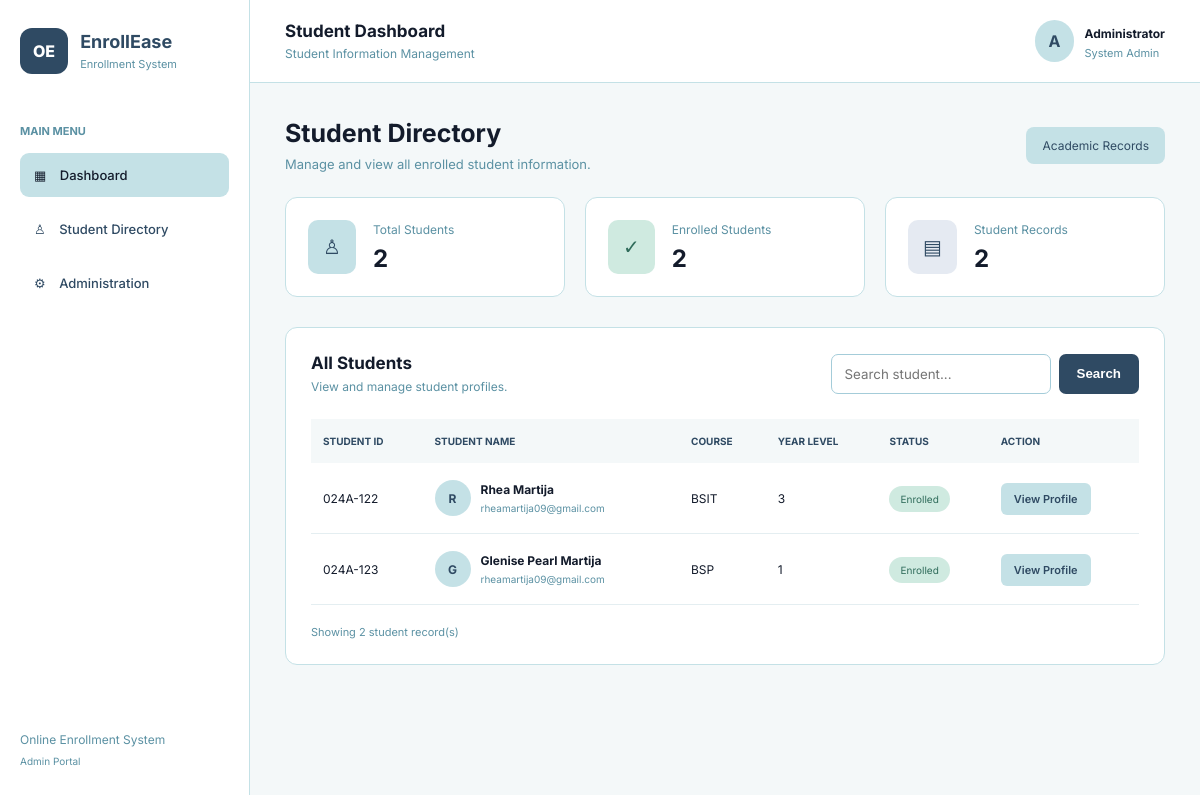
The page / on the database its author committed.
### students/models.py (models this page shows, shortened)
class Student(models.Model):
    student_id = models.CharField(max_length=20, unique=True)
    first_name = models.CharField(max_length=100)
    middle_name = models.CharField(max_length=100, blank=True)
    last_name = models.CharField(max_length=100)
    date_of_birth = models.DateField()
    gender = models.CharField(max_length=20)
    civil_status = models.CharField(max_length=30, blank=True)
    nationality = models.CharField(max_length=50, default="Filipino")
    email = models.EmailField()
    contact_number = models.CharField(max_length=20)
    address = models.TextField()
    father_name = models.CharField(max_length=150, blank=True)
    mother_name = models.CharField(max_length=150, blank=True)
    guardian_name = models.CharField(max_length=150, blank=True)
    guardian_contact = models.CharField(max_length=20, blank=True)
    previous_school = models.CharField(max_length=200, blank=True)
    last_grade_completed = models.CharField(max_length=50, blank=True)
    strand = models.CharField(max_length=50, blank=True)
    course = models.CharField(max_length=100)
    year_level = models.CharField(max_length=30)
    section = models.CharField(max_length=50, blank=True)
    academic_year = models.CharField(max_length=20)
    student_type = models.CharField(max_length=20)
    enrollment_status = models.CharField(max_length=30, default="Enrolled")
    enrollment_date = models.DateField(auto_now_add=True)

### students/views.py (the view, shortened to what this page needs)
# urls.py: path('', views.student_list, name='student_list'),
def student_list(request):
    search = request.GET.get('search', '')
    students = Student.objects.all().order_by('last_name')
    context = {
        'students': students,
        'total_students': Student.objects.count(),
        'enrolled_students': Student.objects.filter(
            enrollment_status='Enrolled'
        ).count(),
        'search': search,
    }
    return render(request, 'students/student_list.html', context)

### students/templates/students/student_list.html (shortened to what this page needs)
{% extends 'students/base.html' %}
{% block page_heading %}Student Dashboard{% endblock %}
{% block content %}
<div class="welcome-section">
    <div>
        <h1>Student Directory</h1>
        <p>Manage and view all enrolled student information.</p>
    </div>
    <div class="date-label">
        Academic Records
    </div>
</div>
<div class="stats-grid">
    <div class="stat-card">
        <div class="stat-icon blue">♙</div>
        <div>
            <p>Total Students</p>
            <h2>{{ total_students }}</h2>
        </div>
    </div>
    <div class="stat-card">
        <div class="stat-icon green">✓</div>
        <div>
            <p>Enrolled Students</p>
            <h2>{{ enrolled_students }}</h2>
        </div>
    </div>
    <div class="stat-card">
        <div class="stat-icon purple">▤</div>
        <div>
            <p>Student Records</p>
            <h2>{{ total_students }}</h2>
        </div>
    </div>
</div>
<div class="table-container">
    <div class="table-header">
        <div>
            <h2>All Students</h2>
            <p>View and manage student profiles.</p>
        </div>
        <form method="GET" class="search-form">
            <input
                type="text"
                name="search"
                placeholder="Search student..."
                value="{{ search }}"
            >
            <button type="submit">Search</button>
        </form>
    </div>
    <div class="table-responsive">
        <table>
            <thead>
                <tr>
                    <th>STUDENT ID</th>
                    <th>STUDENT NAME</th>
                    <th>COURSE</th>
                    <th>YEAR LEVEL</th>
                    <th>STATUS</th>
                    <th>ACTION</th>
                </tr>
            </thead>
            <tbody>
                {% for student in students %}
                <tr>
                    <td>{{ student.student_id }}</td>
                    <td>
                        <div class="student-name">
                            <div class="student-avatar">
                                {{ student.first_name|first|upper }}
                            </div>
                            <div>
                                <strong>
                                    {{ student.first_name }}
                                    {{ student.last_name }}
                                </strong>
                                <small>{{ student.email }}</small>
                            </div>
                        </div>
                    </td>
                    <td>{{ student.course }}</td>
                    <td>{{ student.year_level }}</td>
                    <td>
                        <span class="status">
                            {{ student.enrollment_status }}
                        </span>
                    </td>
                    <td>
                        <a
                            href="{% url 'student_profile' student.pk %}"
                            class="view-button"
                        >
                            View Profile
                        </a>
                    </td>
                </tr>
                {% empty %}
                <tr>
                    <td colspan="6" class="empty-message">
                        No student records found.
                    </td>
                </tr>
                {% endfor %}
            </tbody>
        </table>
    </div>
    <div class="table-footer">
        Showing {{ students|length }} student record(s)
    </div>
</div>
{% endblock %}

### students/templates/students/base.html (shortened to what this page needs)
{% load static %}
<!DOCTYPE html>
<html lang="en">
<head>
    <link rel="stylesheet" href="{% static 'students/style.css' %}">
</head>
<body>
<div class="layout">
    <aside class="sidebar">
        <div class="brand">
            <div class="brand-icon">OE</div>
            <div>
                <h2>EnrollEase</h2>
                <small>Enrollment System</small>
            </div>
        </div>
        <p class="menu-label">MAIN MENU</p>
        <nav>
            <a href="{% url 'student_list' %}" class="nav-link active">
                <span>▦</span> Dashboard
            </a>
            <a href="{% url 'student_list' %}" class="nav-link">
                <span>♙</span> Student Directory
            </a>
            <a href="/admin/" class="nav-link">
                <span>⚙</span> Administration
            </a>
        </nav>
        <div class="sidebar-bottom">
            <p>Online Enrollment System</p>
            <small>Admin Portal</small>
        </div>
    </aside>
    <main class="main-content">
        <header class="topbar">
            <div>
                <h3>{% block page_heading %}Dashboard{% endblock %}</h3>
                <p>Student Information Management</p>
            </div>
            <div class="admin-info">
                <div class="admin-avatar">A</div>
                <div>
                    <strong>Administrator</strong>
                    <small>System Admin</small>
                </div>
            </div>
        </header>
        <section class="content">
            {% block content %}
            {% endblock %}
        </section>
    </main>
</div>
</body>
</html>

### students/static/students/style.css (style rules this page uses)
* { margin: 0; padding: 0; box-sizing: border-box; }
body { font-family: 'Inter', sans-serif; background: #F4F8F9; color: #131B2B; }
.layout { display: flex; min-height: 100vh; }
.sidebar { width: 250px; background: #FFFFFF; border-right: 1px solid #C4E1E6; padding: 28px 20px; display: flex; flex-direction: column; }
.brand { display: flex; align-items: center; gap: 12px; margin-bottom: 50px; }
.brand-icon { background: #2F4A63; color: #FFFFFF; padding: 13px; border-radius: 12px; font-weight: 800; }
.brand h2 { font-size: 18px; color: #2F4A63; }
.brand small { color: #5B91A3; font-size: 11px; }
.menu-label { color: #5B91A3; font-size: 11px; font-weight: 700; margin-bottom: 15px; }
nav { display: flex; flex-direction: column; gap: 10px; }
.nav-link { text-decoration: none; color: #2F4A63; padding: 14px; border-radius: 9px; font-size: 13px; font-weight: 500; }
.nav-link span { margin-right: 10px; }
.nav-link:hover, .nav-link.active { background: #C4E1E6; color: #131B2B; }
.sidebar-bottom { margin-top: auto; color: #5B91A3; font-size: 12px; line-height: 1.8; }
.main-content { flex: 1; min-width: 0; }
.topbar { background: #FFFFFF; padding: 20px 35px; display: flex; justify-content: space-between; align-items: center; border-bottom: 1px solid #C4E1E6; }
.topbar h3 { font-size: 17px; }
.topbar p { color: #5B91A3; font-size: 12px; margin-top: 5px; }
.admin-info { display: flex; align-items: center; gap: 10px; }
.admin-info strong { font-size: 12px; }
.admin-info small { display: block; color: #5B91A3; font-size: 11px; margin-top: 4px; }
.admin-avatar { background: #C4E1E6; color: #2F4A63; padding: 11px 14px; border-radius: 50%; font-weight: bold; }
.content { padding: 35px; }
.welcome-section { display: flex; justify-content: space-between; align-items: center; margin-bottom: 25px; }
.welcome-section h1 { font-size: 25px; margin-bottom: 8px; }
.welcome-section p { color: #5B91A3; font-size: 13px; }
.date-label { background: #C4E1E6; color: #2F4A63; padding: 11px 16px; border-radius: 8px; font-size: 12px; }
.stats-grid { display: grid; grid-template-columns: repeat(3, 1fr); gap: 20px; margin-bottom: 30px; }
.stat-card { background: #FFFFFF; border: 1px solid #C4E1E6; border-radius: 12px; padding: 22px; display: flex; align-items: center; gap: 17px; }
.stat-icon { padding: 15px; border-radius: 10px; font-size: 20px; }
.blue { background: #C4E1E6; color: #2F4A63; }
.green { background: #CFEAE0; color: #2F6B5A; }
.purple { background: #E5EAF2; color: #2F4A63; }
.stat-card p { color: #5B91A3; font-size: 12px; }
.stat-card h2 { font-size: 24px; margin-top: 7px; }
.table-container, .info-card { background: #FFFFFF; border: 1px solid #C4E1E6; border-radius: 12px; padding: 25px; }
.table-header { display: flex; justify-content: space-between; align-items: center; margin-bottom: 25px; gap: 15px; }
.table-header h2 { font-size: 17px; }
.table-header p { font-size: 12px; color: #5B91A3; margin-top: 6px; }
.search-form { display: flex; gap: 8px; }
.search-form input { border: 1px solid #A4CCD9; padding: 11px 13px; border-radius: 7px; outline: none; font-family: inherit; }
.search-form button { border: none; background: #2F4A63; color: #FFFFFF; padding: 11px 18px; border-radius: 7px; cursor: pointer; font-weight: 600; }
.table-responsive { overflow-x: auto; }
table { width: 100%; border-collapse: collapse; white-space: nowrap; }
th { background: #F4F8F9; color: #2F4A63; font-size: 10px; padding: 16px 12px; text-align: left; }
td { padding: 17px 12px; border-bottom: 1px solid #E4EEF1; font-size: 12px; }
.student-name { display: flex; align-items: center; gap: 10px; }
.student-name strong { display: block; font-size: 12px; }
.student-name small { display: block; color: #5B91A3; margin-top: 5px; }
.student-avatar { background: #C4E1E6; color: #2F4A63; width: 36px; height: 36px; display: grid; place-items: center; border-radius: 50%; font-weight: 700; }
.status { background: #CFEAE0; color: #2F6B5A; padding: 7px 11px; border-radius: 20px; font-size: 10px; }
.view-button { text-decoration: none; color: #2F4A63; background: #C4E1E6; padding: 9px 13px; border-radius: 6px; font-size: 11px; font-weight: 600; }
.table-footer { margin-top: 20px; color: #5B91A3; font-size: 11px; }

### rows shown on the page
Student: student_id "024A-122", first_name|first "R", first_name "Rhea", last_name "Martija", email "rheamartija09@gmail.com", course "BSIT", year_level "3", enrollment_status "Enrolled"
Student: student_id "024A-123", first_name|first "G", first_name "Glenise Pearl", last_name "Martija", email "rheamartija09@gmail.com", course "BSP", year_level "1", enrollment_status "Enrolled"

### other values the page prints
{{ total_students }} "2"
{{ enrolled_students }} "2"
{{ students|length }} "2"
